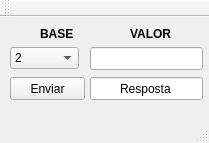
<?xml version="1.0" encoding="UTF-8"?>
<ui version="4.0">
 <class>MainWindow</class>
 <widget class="QMainWindow" name="MainWindow">
  <property name="geometry">
   <rect>
    <x>0</x>
    <y>0</y>
    <width>209</width>
    <height>143</height>
   </rect>
  </property>
  <property name="windowTitle">
   <string>BASE</string>
  </property>
  <widget class="QWidget" name="centralWidget">
   <widget class="QPushButton" name="pushButton_EnviarValor">
    <property name="geometry">
     <rect>
      <x>10</x>
      <y>60</y>
      <width>75</width>
      <height>23</height>
     </rect>
    </property>
    <property name="text">
     <string>Enviar</string>
    </property>
   </widget>
   <widget class="QLineEdit" name="lineEdit_ValorParaEnviar">
    <property name="geometry">
     <rect>
      <x>90</x>
      <y>30</y>
      <width>113</width>
      <height>23</height>
     </rect>
    </property>
    <property name="text">
     <string/>
    </property>
    <property name="alignment">
     <set>Qt::AlignCenter</set>
    </property>
   </widget>
   <widget class="QLineEdit" name="lineEdit_Resultado">
    <property name="geometry">
     <rect>
      <x>90</x>
      <y>60</y>
      <width>113</width>
      <height>23</height>
     </rect>
    </property>
    <property name="text">
     <string>Resposta</string>
    </property>
    <property name="alignment">
     <set>Qt::AlignCenter</set>
    </property>
   </widget>
   <widget class="QLabel" name="label">
    <property name="geometry">
     <rect>
      <x>40</x>
      <y>10</y>
      <width>47</width>
      <height>13</height>
     </rect>
    </property>
    <property name="font">
     <font>
      <weight>75</weight>
      <bold>true</bold>
     </font>
    </property>
    <property name="text">
     <string>BASE</string>
    </property>
   </widget>
   <widget class="QLabel" name="label_2">
    <property name="geometry">
     <rect>
      <x>130</x>
      <y>10</y>
      <width>47</width>
      <height>13</height>
     </rect>
    </property>
    <property name="font">
     <font>
      <weight>75</weight>
      <bold>true</bold>
     </font>
    </property>
    <property name="text">
     <string>VALOR</string>
    </property>
   </widget>
   <widget class="QComboBox" name="comboBox">
    <property name="geometry">
     <rect>
      <x>10</x>
      <y>30</y>
      <width>69</width>
      <height>22</height>
     </rect>
    </property>
    <item>
     <property name="text">
      <string>2</string>
     </property>
    </item>
    <item>
     <property name="text">
      <string>3</string>
     </property>
    </item>
    <item>
     <property name="text">
      <string>4</string>
     </property>
    </item>
    <item>
     <property name="text">
      <string>5</string>
     </property>
    </item>
    <item>
     <property name="text">
      <string>6</string>
     </property>
    </item>
    <item>
     <property name="text">
      <string>7</string>
     </property>
    </item>
    <item>
     <property name="text">
      <string>8</string>
     </property>
    </item>
    <item>
     <property name="text">
      <string>9</string>
     </property>
    </item>
    <item>
     <property name="text">
      <string>10</string>
     </property>
    </item>
    <item>
     <property name="text">
      <string>11</string>
     </property>
    </item>
    <item>
     <property name="text">
      <string>12</string>
     </property>
    </item>
    <item>
     <property name="text">
      <string>13</string>
     </property>
    </item>
    <item>
     <property name="text">
      <string>14</string>
     </property>
    </item>
    <item>
     <property name="text">
      <string>15</string>
     </property>
    </item>
    <item>
     <property name="text">
      <string>16</string>
     </property>
    </item>
   </widget>
  </widget>
  <widget class="QMenuBar" name="menuBar">
   <property name="geometry">
    <rect>
     <x>0</x>
     <y>0</y>
     <width>209</width>
     <height>21</height>
    </rect>
   </property>
  </widget>
  <widget class="QToolBar" name="mainToolBar">
   <attribute name="toolBarArea">
    <enum>TopToolBarArea</enum>
   </attribute>
   <attribute name="toolBarBreak">
    <bool>false</bool>
   </attribute>
  </widget>
  <widget class="QStatusBar" name="statusBar"/>
 </widget>
 <layoutdefault spacing="6" margin="11"/>
 <resources/>
 <connections/>
</ui>
